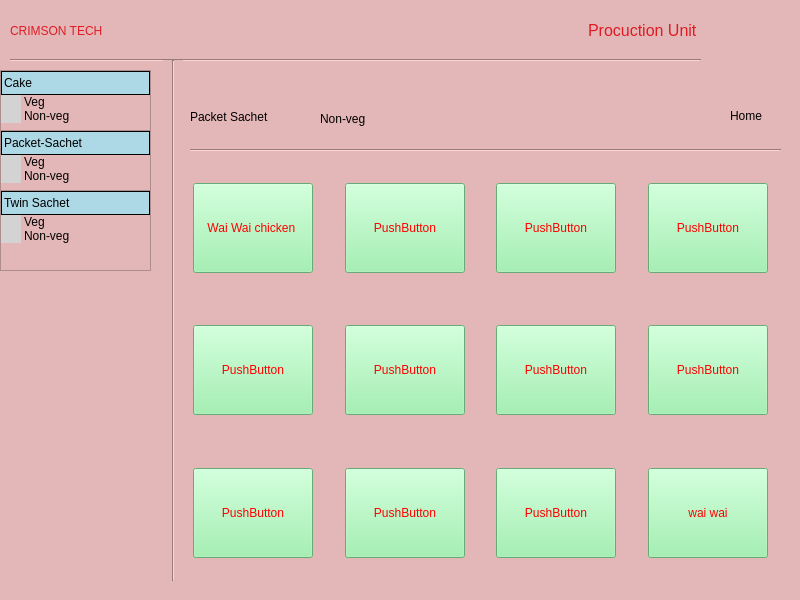
<?xml version="1.0" encoding="UTF-8"?>
<ui version="4.0">
 <class>second_window</class>
 <widget class="QWidget" name="second_window">
  <property name="geometry">
   <rect>
    <x>0</x>
    <y>0</y>
    <width>800</width>
    <height>600</height>
   </rect>
  </property>
  <property name="windowTitle">
   <string>Form</string>
  </property>
  <property name="styleSheet">
   <string notr="true">background-color: rgb(227, 183, 183);</string>
  </property>
  <widget class="QWidget" name="horizontalLayoutWidget_2">
   <property name="geometry">
    <rect>
     <x>10</x>
     <y>10</y>
     <width>691</width>
     <height>41</height>
    </rect>
   </property>
   <layout class="QHBoxLayout" name="horizontalLayout_2">
    <item>
     <widget class="QLabel" name="Title">
      <property name="styleSheet">
       <string notr="true">color: rgb(224, 27, 36);</string>
      </property>
      <property name="text">
       <string>CRIMSON TECH</string>
      </property>
     </widget>
    </item>
    <item>
     <spacer name="horizontalSpacer">
      <property name="orientation">
       <enum>Qt::Horizontal</enum>
      </property>
      <property name="sizeHint" stdset="0">
       <size>
        <width>40</width>
        <height>20</height>
       </size>
      </property>
     </spacer>
    </item>
    <item>
     <widget class="QLabel" name="production_unit_2">
      <property name="styleSheet">
       <string notr="true">color:rgb(224, 27, 36)</string>
      </property>
      <property name="frameShadow">
       <enum>QFrame::Plain</enum>
      </property>
      <property name="text">
       <string>&lt;html&gt;&lt;head/&gt;&lt;body&gt;&lt;p align=&quot;justify&quot;&gt;&lt;span style=&quot; font-size:12pt;&quot;&gt;&lt;/span&gt;&lt;/p&gt;&lt;p align=&quot;justify&quot;&gt;&lt;span style=&quot; font-size:12pt;&quot;&gt;Procuction Unit &lt;/span&gt;&lt;/p&gt;&lt;/body&gt;&lt;/html&gt;</string>
      </property>
      <property name="textFormat">
       <enum>Qt::AutoText</enum>
      </property>
      <property name="scaledContents">
       <bool>true</bool>
      </property>
      <property name="alignment">
       <set>Qt::AlignCenter</set>
      </property>
     </widget>
    </item>
   </layout>
  </widget>
  <widget class="Line" name="line">
   <property name="geometry">
    <rect>
     <x>10</x>
     <y>50</y>
     <width>691</width>
     <height>20</height>
    </rect>
   </property>
   <property name="orientation">
    <enum>Qt::Horizontal</enum>
   </property>
  </widget>
  <widget class="Line" name="line_2">
   <property name="geometry">
    <rect>
     <x>163</x>
     <y>60</y>
     <width>20</width>
     <height>521</height>
    </rect>
   </property>
   <property name="orientation">
    <enum>Qt::Vertical</enum>
   </property>
  </widget>
  <widget class="Line" name="line_3">
   <property name="geometry">
    <rect>
     <x>190</x>
     <y>140</y>
     <width>591</width>
     <height>20</height>
    </rect>
   </property>
   <property name="orientation">
    <enum>Qt::Horizontal</enum>
   </property>
  </widget>
  <widget class="QLabel" name="Home_icon">
   <property name="geometry">
    <rect>
     <x>700</x>
     <y>100</y>
     <width>31</width>
     <height>31</height>
    </rect>
   </property>
   <property name="text">
    <string/>
   </property>
   <property name="pixmap">
    <pixmap>Weight_counter_first/fugue-icons-3.5.6/icons/application-home.png</pixmap>
   </property>
   <property name="alignment">
    <set>Qt::AlignCenter</set>
   </property>
  </widget>
  <widget class="QLabel" name="label_2">
   <property name="geometry">
    <rect>
     <x>730</x>
     <y>100</y>
     <width>41</width>
     <height>31</height>
    </rect>
   </property>
   <property name="text">
    <string>Home</string>
   </property>
  </widget>
  <widget class="QLabel" name="label_3">
   <property name="geometry">
    <rect>
     <x>190</x>
     <y>106</y>
     <width>101</width>
     <height>21</height>
    </rect>
   </property>
   <property name="text">
    <string>Packet Sachet</string>
   </property>
  </widget>
  <widget class="QLabel" name="label_4">
   <property name="geometry">
    <rect>
     <x>290</x>
     <y>110</y>
     <width>21</width>
     <height>17</height>
    </rect>
   </property>
   <property name="text">
    <string/>
   </property>
   <property name="pixmap">
    <pixmap>Weight_counter_first/fugue-icons-3.5.6/icons/arrow-curve-000-left.png</pixmap>
   </property>
  </widget>
  <widget class="QLabel" name="label_5">
   <property name="geometry">
    <rect>
     <x>320</x>
     <y>110</y>
     <width>67</width>
     <height>17</height>
    </rect>
   </property>
   <property name="text">
    <string>Non-veg</string>
   </property>
  </widget>
  <widget class="QWidget" name="gridLayoutWidget">
   <property name="geometry">
    <rect>
     <x>180</x>
     <y>160</y>
     <width>601</width>
     <height>421</height>
    </rect>
   </property>
   <layout class="QGridLayout" name="gridLayout" rowstretch="0,0,0">
    <property name="sizeConstraint">
     <enum>QLayout::SetDefaultConstraint</enum>
    </property>
    <property name="leftMargin">
     <number>0</number>
    </property>
    <property name="topMargin">
     <number>0</number>
    </property>
    <property name="horizontalSpacing">
     <number>6</number>
    </property>
    <item row="0" column="0" alignment="Qt::AlignHCenter|Qt::AlignVCenter">
     <widget class="QPushButton" name="pushButton1">
      <property name="enabled">
       <bool>true</bool>
      </property>
      <property name="sizePolicy">
       <sizepolicy hsizetype="Expanding" vsizetype="Fixed">
        <horstretch>0</horstretch>
        <verstretch>0</verstretch>
       </sizepolicy>
      </property>
      <property name="minimumSize">
       <size>
        <width>120</width>
        <height>90</height>
       </size>
      </property>
      <property name="sizeIncrement">
       <size>
        <width>100</width>
        <height>100</height>
       </size>
      </property>
      <property name="baseSize">
       <size>
        <width>50</width>
        <height>50</height>
       </size>
      </property>
      <property name="styleSheet">
       <string notr="true">QPushButton { color: red; background-color: rgb(143, 240, 164) }
QPushButton:enabled { color: red }
QPushButton:hover { color: blue }</string>
      </property>
      <property name="text">
       <string>Wai Wai chicken </string>
      </property>
     </widget>
    </item>
    <item row="2" column="1" alignment="Qt::AlignHCenter|Qt::AlignVCenter">
     <widget class="QPushButton" name="pushButton_10">
      <property name="minimumSize">
       <size>
        <width>120</width>
        <height>90</height>
       </size>
      </property>
      <property name="styleSheet">
       <string notr="true">QPushButton { color: red; background-color: rgb(143, 240, 164) }
QPushButton:enabled { color: red }
QPushButton:hover { color: blue }</string>
      </property>
      <property name="text">
       <string>PushButton</string>
      </property>
     </widget>
    </item>
    <item row="2" column="2" alignment="Qt::AlignHCenter|Qt::AlignVCenter">
     <widget class="QPushButton" name="pushButton_11">
      <property name="minimumSize">
       <size>
        <width>120</width>
        <height>90</height>
       </size>
      </property>
      <property name="styleSheet">
       <string notr="true">QPushButton { color: red; background-color: rgb(143, 240, 164) }
QPushButton:enabled { color: red }
QPushButton:hover { color: blue }</string>
      </property>
      <property name="text">
       <string>PushButton</string>
      </property>
     </widget>
    </item>
    <item row="1" column="1" alignment="Qt::AlignHCenter|Qt::AlignVCenter">
     <widget class="QPushButton" name="pushButton6">
      <property name="minimumSize">
       <size>
        <width>120</width>
        <height>90</height>
       </size>
      </property>
      <property name="styleSheet">
       <string notr="true">QPushButton { color: red; background-color: rgb(143, 240, 164) }
QPushButton:enabled { color: red }
QPushButton:hover { color: blue }</string>
      </property>
      <property name="text">
       <string>PushButton</string>
      </property>
     </widget>
    </item>
    <item row="0" column="1" alignment="Qt::AlignHCenter|Qt::AlignVCenter">
     <widget class="QPushButton" name="pushButton2">
      <property name="sizePolicy">
       <sizepolicy hsizetype="Preferred" vsizetype="Preferred">
        <horstretch>0</horstretch>
        <verstretch>0</verstretch>
       </sizepolicy>
      </property>
      <property name="minimumSize">
       <size>
        <width>120</width>
        <height>90</height>
       </size>
      </property>
      <property name="maximumSize">
       <size>
        <width>120</width>
        <height>90</height>
       </size>
      </property>
      <property name="sizeIncrement">
       <size>
        <width>9</width>
        <height>4</height>
       </size>
      </property>
      <property name="styleSheet">
       <string notr="true">QPushButton { color: red; background-color: rgb(143, 240, 164) }
QPushButton:enabled { color: red }
QPushButton:hover { color: blue }</string>
      </property>
      <property name="text">
       <string>PushButton</string>
      </property>
     </widget>
    </item>
    <item row="1" column="0" alignment="Qt::AlignHCenter|Qt::AlignVCenter">
     <widget class="QPushButton" name="pushButton5">
      <property name="minimumSize">
       <size>
        <width>120</width>
        <height>90</height>
       </size>
      </property>
      <property name="styleSheet">
       <string notr="true">QPushButton { color: red; background-color: rgb(143, 240, 164) }
QPushButton:enabled { color: red }
QPushButton:hover { color: blue }</string>
      </property>
      <property name="text">
       <string>PushButton</string>
      </property>
     </widget>
    </item>
    <item row="2" column="0" alignment="Qt::AlignHCenter|Qt::AlignVCenter">
     <widget class="QPushButton" name="pushButton9">
      <property name="minimumSize">
       <size>
        <width>120</width>
        <height>90</height>
       </size>
      </property>
      <property name="styleSheet">
       <string notr="true">QPushButton { color: red; background-color: rgb(143, 240, 164) }
QPushButton:enabled { color: red }
QPushButton:hover { color: blue }</string>
      </property>
      <property name="text">
       <string>PushButton</string>
      </property>
     </widget>
    </item>
    <item row="1" column="3" alignment="Qt::AlignHCenter|Qt::AlignVCenter">
     <widget class="QPushButton" name="pushButton8">
      <property name="minimumSize">
       <size>
        <width>120</width>
        <height>90</height>
       </size>
      </property>
      <property name="styleSheet">
       <string notr="true">QPushButton { color: red; background-color: rgb(143, 240, 164) }
QPushButton:enabled { color: red }
QPushButton:hover { color: blue }</string>
      </property>
      <property name="text">
       <string>PushButton</string>
      </property>
     </widget>
    </item>
    <item row="0" column="3" alignment="Qt::AlignHCenter|Qt::AlignVCenter">
     <widget class="QPushButton" name="pushButton4">
      <property name="minimumSize">
       <size>
        <width>120</width>
        <height>90</height>
       </size>
      </property>
      <property name="styleSheet">
       <string notr="true">QPushButton { color: red; background-color: rgb(143, 240, 164) }
QPushButton:enabled { color: red }
QPushButton:hover { color: blue }</string>
      </property>
      <property name="text">
       <string>PushButton</string>
      </property>
     </widget>
    </item>
    <item row="1" column="2" alignment="Qt::AlignHCenter|Qt::AlignVCenter">
     <widget class="QPushButton" name="pushButton7">
      <property name="minimumSize">
       <size>
        <width>120</width>
        <height>90</height>
       </size>
      </property>
      <property name="styleSheet">
       <string notr="true">QPushButton { color: red; background-color: rgb(143, 240, 164) }
QPushButton:enabled { color: red }
QPushButton:hover { color: blue }</string>
      </property>
      <property name="text">
       <string>PushButton</string>
      </property>
     </widget>
    </item>
    <item row="2" column="3" alignment="Qt::AlignHCenter|Qt::AlignVCenter">
     <widget class="QPushButton" name="pushButton_12">
      <property name="sizePolicy">
       <sizepolicy hsizetype="Minimum" vsizetype="Fixed">
        <horstretch>0</horstretch>
        <verstretch>0</verstretch>
       </sizepolicy>
      </property>
      <property name="minimumSize">
       <size>
        <width>120</width>
        <height>90</height>
       </size>
      </property>
      <property name="styleSheet">
       <string notr="true">QPushButton { color: red; background-color: rgb(143, 240, 164) }
QPushButton:enabled { color: red }
QPushButton:hover { color: blue }</string>
      </property>
      <property name="text">
       <string>wai wai</string>
      </property>
     </widget>
    </item>
    <item row="0" column="2" alignment="Qt::AlignHCenter|Qt::AlignVCenter">
     <widget class="QPushButton" name="pushButton3">
      <property name="minimumSize">
       <size>
        <width>120</width>
        <height>90</height>
       </size>
      </property>
      <property name="styleSheet">
       <string notr="true">QPushButton { color: red; background-color: rgb(143, 240, 164) }
QPushButton:enabled { color: red }
QPushButton:hover { color: blue }</string>
      </property>
      <property name="text">
       <string>PushButton</string>
      </property>
     </widget>
    </item>
   </layout>
  </widget>
  <widget class="QFrame" name="frame">
   <property name="geometry">
    <rect>
     <x>0</x>
     <y>70</y>
     <width>151</width>
     <height>201</height>
    </rect>
   </property>
   <property name="frameShape">
    <enum>QFrame::StyledPanel</enum>
   </property>
   <property name="frameShadow">
    <enum>QFrame::Raised</enum>
   </property>
   <widget class="QTreeWidget" name="treeWidget">
    <property name="geometry">
     <rect>
      <x>0</x>
      <y>0</y>
      <width>151</width>
      <height>81</height>
     </rect>
    </property>
    <property name="styleSheet">
     <string notr="true">QTreeWidget::branch:has-siblings:!adjoins-item {
    background-color: lightgray;
}

QTreeWidget::branch:has-siblings:adjoins-item {
    background-color: lightgray;
}

QTreeWidget::branch:!has-children:!has-siblings:adjoins-item {
    background-color: lightgray;
}

QTreeWidget::branch:closed:has-children:has-siblings {
    background-color: lightgray;
}

QTreeWidget::branch:open:has-children:has-siblings {
    background-color: lightgray;
}

QHeaderView::section {
    background-color: lightblue;
    border: 1px solid black;
    padding: 2px;
}
</string>
    </property>
    <column>
     <property name="text">
      <string>Cake</string>
     </property>
    </column>
    <item>
     <property name="text">
      <string>Veg</string>
     </property>
    </item>
    <item>
     <property name="text">
      <string>Non-veg</string>
     </property>
    </item>
   </widget>
   <widget class="QTreeWidget" name="treeWidget_2">
    <property name="geometry">
     <rect>
      <x>0</x>
      <y>60</y>
      <width>151</width>
      <height>71</height>
     </rect>
    </property>
    <property name="styleSheet">
     <string notr="true">QTreeWidget::branch:has-siblings:!adjoins-item {
    background-color: lightgray;
}

QTreeWidget::branch:has-siblings:adjoins-item {
    background-color: lightgray;
}

QTreeWidget::branch:!has-children:!has-siblings:adjoins-item {
    background-color: lightgray;
}

QTreeWidget::branch:closed:has-children:has-siblings {
    background-color: lightgray;
}

QTreeWidget::branch:open:has-children:has-siblings {
    background-color: lightgray;
}

QHeaderView::section {
    background-color: lightblue;
    border: 1px solid black;
    padding: 2px;
}
</string>
    </property>
    <column>
     <property name="text">
      <string>Packet-Sachet</string>
     </property>
    </column>
    <item>
     <property name="text">
      <string>Veg</string>
     </property>
    </item>
    <item>
     <property name="text">
      <string>Non-veg</string>
     </property>
    </item>
   </widget>
   <widget class="QTreeWidget" name="treeWidget_3">
    <property name="geometry">
     <rect>
      <x>0</x>
      <y>120</y>
      <width>151</width>
      <height>81</height>
     </rect>
    </property>
    <property name="styleSheet">
     <string notr="true">QTreeWidget::branch:has-siblings:!adjoins-item {
    background-color: lightgray;
}

QTreeWidget::branch:has-siblings:adjoins-item {
    background-color: lightgray;
}

QTreeWidget::branch:!has-children:!has-siblings:adjoins-item {
    background-color: lightgray;
}

QTreeWidget::branch:closed:has-children:has-siblings {
    background-color: lightgray;
}

QTreeWidget::branch:open:has-children:has-siblings {
    background-color: lightgray;
}

QHeaderView::section {
    background-color: lightblue;
    border: 1px solid black;
    padding: 2px;
}
</string>
    </property>
    <column>
     <property name="text">
      <string>Twin Sachet</string>
     </property>
    </column>
    <item>
     <property name="text">
      <string>Veg</string>
     </property>
    </item>
    <item>
     <property name="text">
      <string>Non-veg</string>
     </property>
    </item>
   </widget>
  </widget>
 </widget>
 <resources/>
 <connections/>
</ui>
